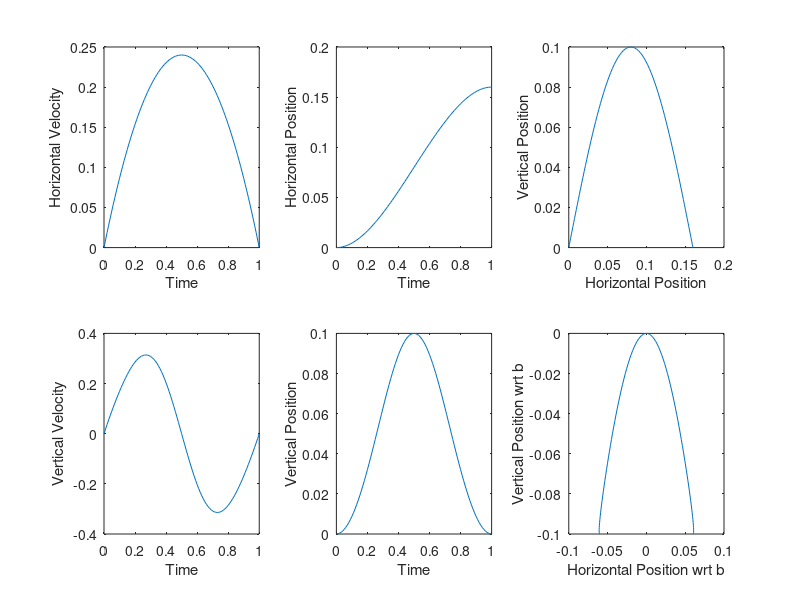

Reproduce this figure in MATLAB.
A = 0.1;
omega = pi/0.16;
u_fg= 0.16;
v = 0.04;
l = 0.16;
beta = 0.75;
h = 0.1;

%from the cubic polynomial of the trajectory 
a = -0.32;
b = 0.48;
c = 0;
d = 0;
i =0;
for t=  0:0.01:1
    i = i+1;
x(i,:) = a*t^3+ b*t^2+c*t+d;
x_dot(i,:) = 3*a*t^2+2*b*t+c; 
y(i,:) = A*sin(omega*x(i,:));
y_dot(i,:) = (A*omega*x_dot(i,:)*cos(omega*x(i,:)))
xb_g(i,:) = 0.06+v*t;
yb_g = h;
xr(i,:) = x(i,:) - xb_g(i,:);
yr(i,:) = y(i,:) - yb_g;
end
 t=  0:0.01:1;
figure(1);
subplot(2,3,1);
plot(t, x_dot)
xlabel('Time')
ylabel('Horizontal Velocity')

subplot(2,3,4);
plot(t, y_dot)
xlabel('Time')
ylabel('Vertical Velocity')

subplot(2,3,5);
plot(t, y)
xlabel('Time')
ylabel('Vertical Position')

subplot(2,3,2);
plot(t, x)
xlabel('Time')
ylabel('Horizontal Position')

subplot(2,3,3);
plot(x,y);
xlabel('Horizontal Position')
ylabel('Vertical Position')

subplot(2,3,6);
plot(xr, yr)
xlabel('Horizontal Position wrt b')
ylabel('Vertical Position wrt b')

